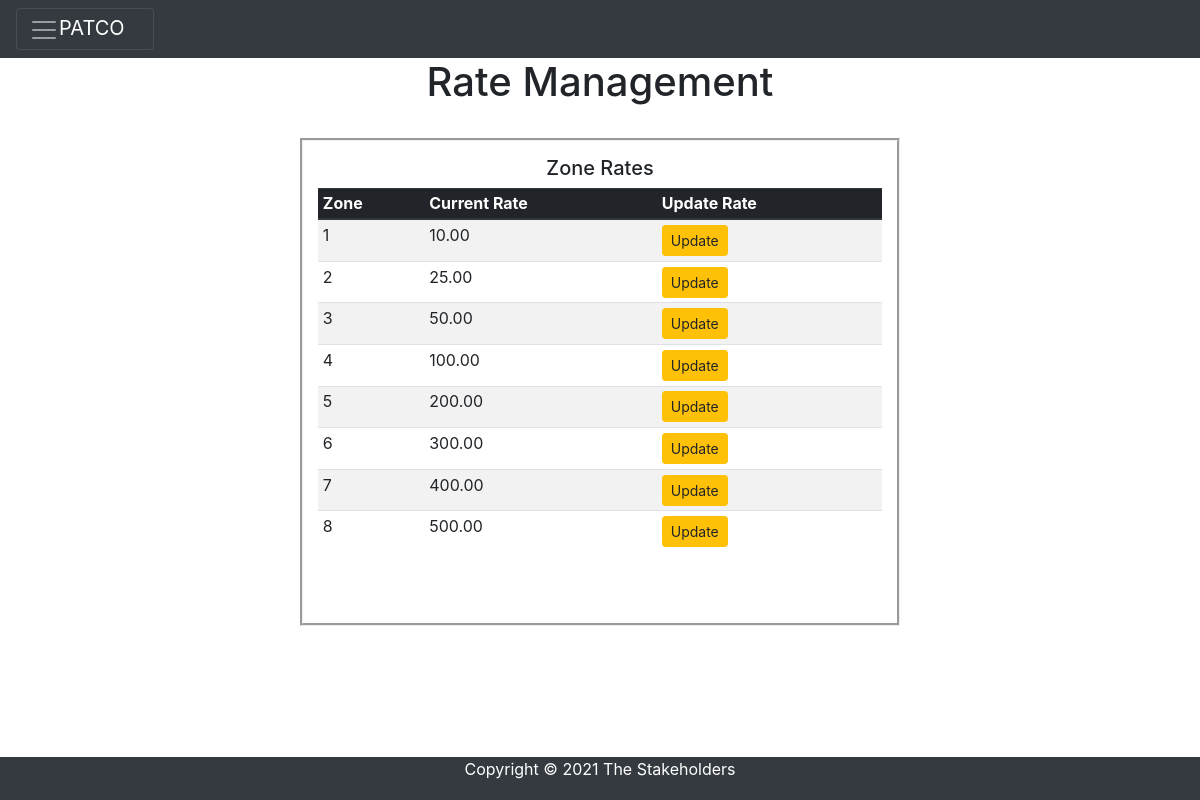
Page /rates/zone.php on the committed database.
### tables this page shows
CREATE TABLE `zonerate` (
  `zone` int(8) NOT NULL,
  `rate` decimal(10,2) NOT NULL
);

### rates/zone.php (the view, shortened to what this page needs)
<?php
include("rateheader2.php");
$query="SELECT * FROM zonerate";
$result=mysqli_query($con,$query);
?>
<center><h1>Rate Management</h1></center>
    <br>
    <div class="containerrates">
        <form method="post" action="updatezoneform.php">
            <center><h5>Zone Rates</h5>
            <table class="table table-sm table-striped"  style="border-collapse: collapse">
                <thead class="thead-dark">
                <tr>
                    <th>Zone</th>
                    <th>Current Rate</th>
                    <th>Update Rate</th>
                </tr>
                </thead>
                <?php
                while($row=mysqli_fetch_assoc($result)) {
                ?>
                <tr>
                    <td><?php echo $row['zone']; ?></td>
                    <td><?php echo $row['rate']; ?></td>
                    <td><button type=submit class="btn btn-warning btn-sm" name="zone" value="<?php echo $row['zone']; ?>">Update</button></td>
                </tr>
                <?php
                }
                ?>
            </table>
            <br>
            </center>
        </form>
    </div>
<?php
include("../footer.php");
?>

### styles.css (style rules this page uses)
.containerrates { max-width: 50%; padding-top:40px; padding: 15px; margin: 0 auto; border-style: groove; }

### rates/zone.php (style rules this page uses)
table { border-spacing: 10px; border-collapse: separate; }

### rows in the picture
zonerate: zone "1", rate "10.00"
zonerate: zone "2", rate "25.00"
zonerate: zone "3", rate "50.00"
zonerate: zone "4", rate "100.00"
zonerate: zone "5", rate "200.00"
zonerate: zone "6", rate "300.00"
zonerate: zone "7", rate "400.00"
zonerate: zone "8", rate "500.00"
